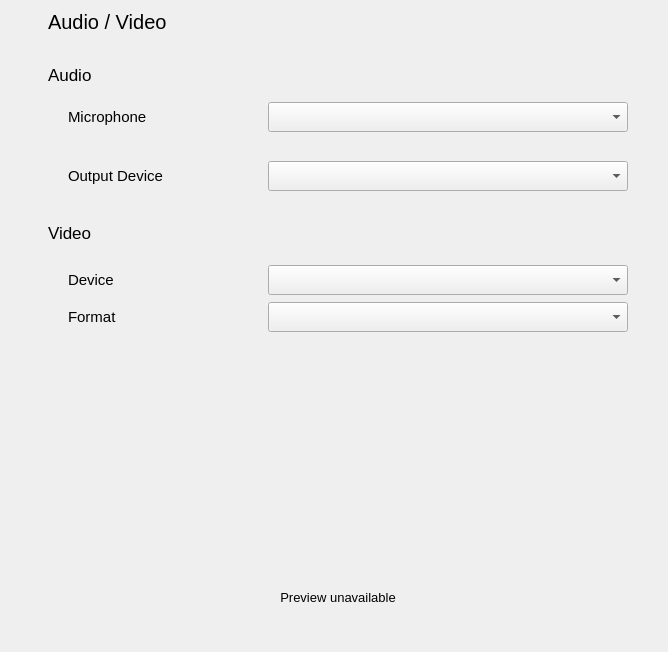
           <widget class="QWidget" name="avSettings">
            <property name="sizePolicy">
             <sizepolicy hsizetype="MinimumExpanding" vsizetype="MinimumExpanding">
              <horstretch>0</horstretch>
              <verstretch>0</verstretch>
             </sizepolicy>
            </property>
            <layout class="QGridLayout" name="gridLayout_3">
             <property name="leftMargin">
              <number>0</number>
             </property>
             <property name="topMargin">
              <number>0</number>
             </property>
             <property name="rightMargin">
              <number>0</number>
             </property>
             <property name="bottomMargin">
              <number>0</number>
             </property>
             <property name="spacing">
              <number>0</number>
             </property>
             <item row="0" column="0">
              <widget class="QWidget" name="avwidget" native="true">
               <property name="sizePolicy">
                <sizepolicy hsizetype="MinimumExpanding" vsizetype="MinimumExpanding">
                 <horstretch>0</horstretch>
                 <verstretch>0</verstretch>
                </sizepolicy>
               </property>
               <layout class="QVBoxLayout" name="verticalLayout_3">
                <property name="spacing">
                 <number>0</number>
                </property>
                <property name="leftMargin">
                 <number>0</number>
                </property>
                <property name="topMargin">
                 <number>0</number>
                </property>
                <property name="rightMargin">
                 <number>0</number>
                </property>
                <property name="bottomMargin">
                 <number>0</number>
                </property>
                <item>
                 <layout class="QHBoxLayout" name="horizontalLayout_10">
                  <property name="spacing">
                   <number>7</number>
                  </property>
                  <item>
                   <spacer name="horizontalSpacer">
                    <property name="orientation">
                     <enum>Qt::Horizontal</enum>
                    </property>
                    <property name="sizeType">
                     <enum>QSizePolicy::Fixed</enum>
                    </property>
                    <property name="sizeHint" stdset="0">
                     <size>
                      <width>48</width>
                      <height>0</height>
                     </size>
                    </property>
                   </spacer>
                  </item>
                  <item>
                   <widget class="QWidget" name="widget_2" native="true">
                    <property name="minimumSize">
                     <size>
                      <width>580</width>
                      <height>0</height>
                     </size>
                    </property>
                    <property name="maximumSize">
                     <size>
                      <width>580</width>
                      <height>16777215</height>
                     </size>
                    </property>
                    <layout class="QVBoxLayout" name="verticalLayout_8" stretch="0,0,2,0,0,0,0,2,1,0,5">
                     <property name="spacing">
                      <number>7</number>
                     </property>
                     <property name="leftMargin">
                      <number>0</number>
                     </property>
                     <property name="topMargin">
                      <number>0</number>
                     </property>
                     <property name="rightMargin">
                      <number>0</number>
                     </property>
                     <property name="bottomMargin">
                      <number>0</number>
                     </property>
                     <item>
                      <spacer name="verticalSpacer_25">
                       <property name="orientation">
                        <enum>Qt::Vertical</enum>
                       </property>
                       <property name="sizeType">
                        <enum>QSizePolicy::Fixed</enum>
                       </property>
                       <property name="sizeHint" stdset="0">
                        <size>
                         <width>20</width>
                         <height>10</height>
                        </size>
                       </property>
                      </spacer>
                     </item>
                     <item>
                      <widget class="QLabel" name="label_13">
                       <property name="font">
                        <font>
                         <pointsize>15</pointsize>
                        </font>
                       </property>
                       <property name="text">
                        <string>Audio / Video</string>
                       </property>
                      </widget>
                     </item>
                     <item>
                      <spacer name="verticalSpacer_23">
                       <property name="orientation">
                        <enum>Qt::Vertical</enum>
                       </property>
                       <property name="sizeType">
                        <enum>QSizePolicy::Fixed</enum>
                       </property>
                       <property name="sizeHint" stdset="0">
                        <size>
                         <width>0</width>
                         <height>24</height>
                        </size>
                       </property>
                      </spacer>
                     </item>
                     <item>
                      <layout class="QVBoxLayout" name="verticalLayout_9">
                       <property name="spacing">
                        <number>7</number>
                       </property>
                       <item>
                        <widget class="QLabel" name="label_16">
                         <property name="minimumSize">
                          <size>
                           <width>0</width>
                           <height>0</height>
                          </size>
                         </property>
                         <property name="maximumSize">
                          <size>
                           <width>16777215</width>
                           <height>16777215</height>
                          </size>
                         </property>
                         <property name="font">
                          <font>
                           <pointsize>13</pointsize>
                          </font>
                         </property>
                         <property name="text">
                          <string>Audio</string>
                         </property>
                        </widget>
                       </item>
                       <item>
                        <spacer name="verticalSpacer_11">
                         <property name="orientation">
                          <enum>Qt::Vertical</enum>
                         </property>
                         <property name="sizeHint" stdset="0">
                          <size>
                           <width>20</width>
                           <height>10</height>
                          </size>
                         </property>
                        </spacer>
                       </item>
                       <item>
                        <layout class="QVBoxLayout" name="verticalLayout_12">
                         <property name="spacing">
                          <number>7</number>
                         </property>
                         <property name="leftMargin">
                          <number>20</number>
                         </property>
                         <item>
                          <layout class="QHBoxLayout" name="horizontalLayout_32">
                           <property name="spacing">
                            <number>7</number>
                           </property>
                           <item>
                            <widget class="QLabel" name="label_18">
                             <property name="minimumSize">
                              <size>
                               <width>0</width>
                               <height>0</height>
                              </size>
                             </property>
                             <property name="maximumSize">
                              <size>
                               <width>16777215</width>
                               <height>16777215</height>
                              </size>
                             </property>
                             <property name="font">
                              <font>
                               <pointsize>11</pointsize>
                              </font>
                             </property>
                             <property name="text">
                              <string>Microphone</string>
                             </property>
                             <property name="textInteractionFlags">
                              <set>Qt::NoTextInteraction</set>
                             </property>
                            </widget>
                           </item>
                           <item>
                            <spacer name="horizontalSpacer_20">
                             <property name="orientation">
                              <enum>Qt::Horizontal</enum>
                             </property>
                             <property name="sizeHint" stdset="0">
                              <size>
                               <width>40</width>
                               <height>20</height>
                              </size>
                             </property>
                            </spacer>
                           </item>
                           <item>
                            <widget class="QComboBox" name="inputComboBox">
                             <property name="minimumSize">
                              <size>
                               <width>360</width>
                               <height>30</height>
                              </size>
                             </property>
                             <property name="maximumSize">
                              <size>
                               <width>360</width>
                               <height>16777215</height>
                              </size>
                             </property>
                             <property name="font">
                              <font>
                               <pointsize>10</pointsize>
                              </font>
                             </property>
                             <property name="toolTip">
                              <string>Audio input device selector</string>
                             </property>
                             <property name="sizeAdjustPolicy">
                              <enum>QComboBox::AdjustToMinimumContentsLength</enum>
                             </property>
                            </widget>
                           </item>
                          </layout>
                         </item>
                         <item>
                          <layout class="QHBoxLayout" name="horizontalLayout_34">
                           <property name="spacing">
                            <number>7</number>
                           </property>
                           <property name="topMargin">
                            <number>0</number>
                           </property>
                           <item>
                            <widget class="LevelMeter" name="audioInputMeter" native="true">
                             <property name="minimumSize">
                              <size>
                               <width>0</width>
                               <height>10</height>
                              </size>
                             </property>
                             <property name="maximumSize">
                              <size>
                               <width>16777215</width>
                               <height>5</height>
                              </size>
                             </property>
                             <property name="maximum" stdset="0">
                              <number>100</number>
                             </property>
                             <property name="value" stdset="0">
                              <number>-1</number>
                             </property>
                             <property name="textVisible" stdset="0">
                              <bool>false</bool>
                             </property>
                             <property name="format" stdset="0">
                              <string>%p%</string>
                             </property>
                            </widget>
                           </item>
                          </layout>
                         </item>
                         <item>
                          <spacer name="verticalSpacer_39">
                           <property name="orientation">
                            <enum>Qt::Vertical</enum>
                           </property>
                           <property name="sizeHint" stdset="0">
                            <size>
                             <width>20</width>
                             <height>5</height>
                            </size>
                           </property>
                          </spacer>
                         </item>
                         <item>
                          <layout class="QHBoxLayout" name="horizontalLayout_31">
                           <property name="spacing">
                            <number>7</number>
                           </property>
                           <item>
                            <widget class="QLabel" name="label_17">
                             <property name="minimumSize">
                              <size>
                               <width>0</width>
                               <height>0</height>
                              </size>
                             </property>
                             <property name="maximumSize">
                              <size>
                               <width>16777215</width>
                               <height>16777215</height>
                              </size>
                             </property>
                             <property name="font">
                              <font>
                               <pointsize>11</pointsize>
                              </font>
                             </property>
                             <property name="text">
                              <string>Output Device</string>
                             </property>
                             <property name="textInteractionFlags">
                              <set>Qt::NoTextInteraction</set>
                             </property>
                            </widget>
                           </item>
                           <item>
                            <spacer name="horizontalSpacer_13">
                             <property name="orientation">
                              <enum>Qt::Horizontal</enum>
                             </property>
                             <property name="sizeHint" stdset="0">
                              <size>
                               <width>40</width>
                               <height>20</height>
                              </size>
                             </property>
                            </spacer>
                           </item>
                           <item>
                            <widget class="QComboBox" name="outputComboBox">
                             <property name="minimumSize">
                              <size>
                               <width>360</width>
                               <height>30</height>
                              </size>
                             </property>
                             <property name="maximumSize">
                              <size>
                               <width>360</width>
                               <height>16777215</height>
                              </size>
                             </property>
                             <property name="font">
                              <font>
                               <pointsize>10</pointsize>
                              </font>
                             </property>
                             <property name="toolTip">
                              <string>Choose the output device</string>
                             </property>
                            </widget>
                           </item>
                          </layout>
                         </item>
                        </layout>
                       </item>
                      </layout>
                     </item>
                     <item>
                      <spacer name="verticalSpacer_22">
                       <property name="orientation">
                        <enum>Qt::Vertical</enum>
                       </property>
                       <property name="sizeType">
                        <enum>QSizePolicy::Minimum</enum>
                       </property>
                       <property name="sizeHint" stdset="0">
                        <size>
                         <width>20</width>
                         <height>20</height>
                        </size>
                       </property>
                      </spacer>
                     </item>
                     <item>
                      <layout class="QVBoxLayout" name="verticalLayout_6">
                       <property name="spacing">
                        <number>7</number>
                       </property>
                       <property name="topMargin">
                        <number>0</number>
                       </property>
                       <property name="bottomMargin">
                        <number>0</number>
                       </property>
                       <item>
                        <widget class="QLabel" name="label_19">
                         <property name="minimumSize">
                          <size>
                           <width>0</width>
                           <height>30</height>
                          </size>
                         </property>
                         <property name="maximumSize">
                          <size>
                           <width>16777215</width>
                           <height>30</height>
                          </size>
                         </property>
                         <property name="font">
                          <font>
                           <pointsize>13</pointsize>
                          </font>
                         </property>
                         <property name="text">
                          <string>Video</string>
                         </property>
                        </widget>
                       </item>
                       <item>
                        <spacer name="verticalSpacer_17">
                         <property name="orientation">
                          <enum>Qt::Vertical</enum>
                         </property>
                         <property name="sizeHint" stdset="0">
                          <size>
                           <width>20</width>
                           <height>10</height>
                          </size>
                         </property>
                        </spacer>
                       </item>
                       <item>
                        <layout class="QVBoxLayout" name="verticalLayout_13">
                         <property name="leftMargin">
                          <number>20</number>
                         </property>
                         <property name="bottomMargin">
                          <number>0</number>
                         </property>
                         <item>
                          <layout class="QHBoxLayout" name="horizontalLayout_33">
                           <property name="spacing">
                            <number>7</number>
                           </property>
                           <item>
                            <widget class="QLabel" name="labelVideoDevice">
                             <property name="font">
                              <font>
                               <pointsize>11</pointsize>
                              </font>
                             </property>
                             <property name="text">
                              <string>Device</string>
                             </property>
                             <property name="textInteractionFlags">
                              <set>Qt::NoTextInteraction</set>
                             </property>
                            </widget>
                           </item>
                           <item>
                            <spacer name="horizontalSpacer_21">
                             <property name="orientation">
                              <enum>Qt::Horizontal</enum>
                             </property>
                             <property name="sizeHint" stdset="0">
                              <size>
                               <width>40</width>
                               <height>20</height>
                              </size>
                             </property>
                            </spacer>
                           </item>
                           <item>
                            <widget class="QComboBox" name="deviceBox">
                             <property name="sizePolicy">
                              <sizepolicy hsizetype="MinimumExpanding" vsizetype="Fixed">
                               <horstretch>0</horstretch>
                               <verstretch>0</verstretch>
                              </sizepolicy>
                             </property>
                             <property name="minimumSize">
                              <size>
                               <width>360</width>
                               <height>30</height>
                              </size>
                             </property>
                             <property name="maximumSize">
                              <size>
                               <width>360</width>
                               <height>16777215</height>
                              </size>
                             </property>
                             <property name="font">
                              <font>
                               <pointsize>10</pointsize>
                              </font>
                             </property>
                             <property name="toolTip">
                              <string>Video device selector</string>
                             </property>
                            </widget>
                           </item>
                          </layout>
                         </item>
                         <item>
                          <layout class="QHBoxLayout" name="horizontalLayout_8">
                           <property name="spacing">
                            <number>7</number>
                           </property>
                           <property name="topMargin">
                            <number>0</number>
                           </property>
                           <item>
                            <widget class="QLabel" name="labelVideoFormat">
                             <property name="font">
                              <font>
                               <pointsize>11</pointsize>
                              </font>
                             </property>
                             <property name="text">
                              <string>Format</string>
                             </property>
                            </widget>
                           </item>
                           <item>
                            <spacer name="horizontalSpacer_27">
                             <property name="orientation">
                              <enum>Qt::Horizontal</enum>
                             </property>
                             <property name="sizeHint" stdset="0">
                              <size>
                               <width>40</width>
                               <height>20</height>
                              </size>
                             </property>
                            </spacer>
                           </item>
                           <item>
                            <widget class="QComboBox" name="formatBox">
                             <property name="sizePolicy">
                              <sizepolicy hsizetype="MinimumExpanding" vsizetype="Fixed">
                               <horstretch>0</horstretch>
                               <verstretch>0</verstretch>
                              </sizepolicy>
                             </property>
                             <property name="minimumSize">
                              <size>
                               <width>360</width>
                               <height>30</height>
                              </size>
                             </property>
                             <property name="maximumSize">
                              <size>
                               <width>360</width>
                               <height>16777215</height>
                              </size>
                             </property>
                             <property name="font">
                              <font>
                               <pointsize>10</pointsize>
                              </font>
                             </property>
                             <property name="toolTip">
                              <string>Video device framerate selector</string>
                             </property>
                            </widget>
                           </item>
                          </layout>
                         </item>
                        </layout>
                       </item>
                      </layout>
                     </item>
                     <item>
                      <spacer name="verticalSpacer_3">
                       <property name="orientation">
                        <enum>Qt::Vertical</enum>
                       </property>
                       <property name="sizeType">
                        <enum>QSizePolicy::Expanding</enum>
                       </property>
                       <property name="sizeHint" stdset="0">
                        <size>
                         <width>20</width>
                         <height>20</height>
                        </size>
                       </property>
                      </spacer>
                     </item>
                     <item>
                      <widget class="QWidget" name="videoLayoutWidget" native="true">
                       <property name="sizePolicy">
                        <sizepolicy hsizetype="MinimumExpanding" vsizetype="MinimumExpanding">
                         <horstretch>0</horstretch>
                         <verstretch>0</verstretch>
                        </sizepolicy>
                       </property>
                       <property name="maximumSize">
                        <size>
                         <width>16777215</width>
                         <height>224</height>
                        </size>
                       </property>
                       <layout class="QHBoxLayout" name="videoLayout" stretch="1,0,1">
                        <property name="spacing">
                         <number>0</number>
                        </property>
                        <property name="leftMargin">
                         <number>0</number>
                        </property>
                        <property name="topMargin">
                         <number>0</number>
                        </property>
                        <property name="rightMargin">
                         <number>0</number>
                        </property>
                        <property name="bottomMargin">
                         <number>0</number>
                        </property>
                        <item>
                         <spacer name="horizontalSpacer_23">
                          <property name="orientation">
                           <enum>Qt::Horizontal</enum>
                          </property>
                          <property name="sizeType">
                           <enum>QSizePolicy::Expanding</enum>
                          </property>
                          <property name="sizeHint" stdset="0">
                           <size>
                            <width>40</width>
                            <height>20</height>
                           </size>
                          </property>
                         </spacer>
                        </item>
                        <item>
                         <widget class="PreviewWidget" name="previewWidget" native="true">
                          <property name="enabled">
                           <bool>true</bool>
                          </property>
                          <property name="sizePolicy">
                           <sizepolicy hsizetype="MinimumExpanding" vsizetype="MinimumExpanding">
                            <horstretch>0</horstretch>
                            <verstretch>0</verstretch>
                           </sizepolicy>
                          </property>
                          <property name="minimumSize">
                           <size>
                            <width>224</width>
                            <height>224</height>
                           </size>
                          </property>
                          <property name="maximumSize">
                           <size>
                            <width>400</width>
                            <height>16777215</height>
                           </size>
                          </property>
                          <property name="baseSize">
                           <size>
                            <width>0</width>
                            <height>0</height>
                           </size>
                          </property>
                         </widget>
                        </item>
                        <item>
                         <spacer name="horizontalSpacer_24">
                          <property name="orientation">
                           <enum>Qt::Horizontal</enum>
                          </property>
                          <property name="sizeType">
                           <enum>QSizePolicy::Expanding</enum>
                          </property>
                          <property name="sizeHint" stdset="0">
                           <size>
                            <width>40</width>
                            <height>20</height>
                           </size>
                          </property>
                         </spacer>
                        </item>
                       </layout>
                      </widget>
                     </item>
                     <item>
                      <widget class="QLabel" name="previewUnavailableLabel">
                       <property name="maximumSize">
                        <size>
                         <width>16777215</width>
                         <height>30</height>
                        </size>
                       </property>
                       <property name="font">
                        <font>
                         <pointsize>10</pointsize>
                        </font>
                       </property>
                       <property name="text">
                        <string>Preview unavailable</string>
                       </property>
                       <property name="alignment">
                        <set>Qt::AlignCenter</set>
                       </property>
                      </widget>
                     </item>
                     <item>
                      <widget class="ToggleSwitch" name="hardwareAccelCheckBox" native="true">
                       <property name="font">
                        <font>
                         <pointsize>11</pointsize>
                        </font>
                       </property>
                       <property name="text" stdset="0">
                        <string>Enable hardware acceleration</string>
                       </property>
                      </widget>
                     </item>
                     <item>
                      <spacer name="verticalSpacer_24">
                       <property name="orientation">
                        <enum>Qt::Vertical</enum>
                       </property>
                       <property name="sizeType">
                        <enum>QSizePolicy::Expanding</enum>
                       </property>
                       <property name="sizeHint" stdset="0">
                        <size>
                         <width>20</width>
                         <height>40</height>
                        </size>
                       </property>
                      </spacer>
                     </item>
                    </layout>
                   </widget>
                  </item>
                  <item>
                   <spacer name="horizontalSpacer_11">
                    <property name="orientation">
                     <enum>Qt::Horizontal</enum>
                    </property>
                    <property name="sizeHint" stdset="0">
                     <size>
                      <width>40</width>
                      <height>20</height>
                     </size>
                    </property>
                   </spacer>
                  </item>
                 </layout>
                </item>
               </layout>
              </widget>
             </item>
            </layout>
           </widget>
